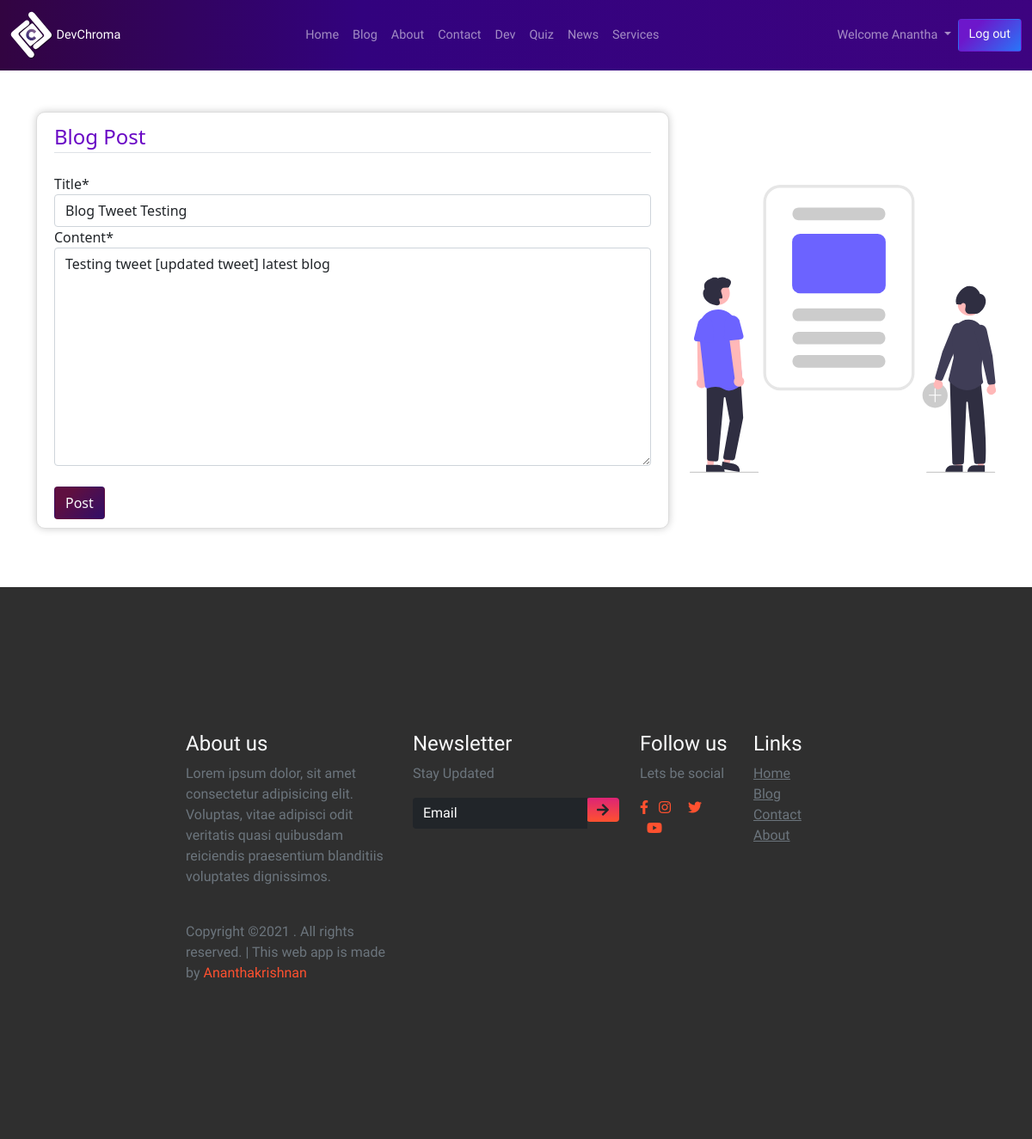
Screenshot of /blog/blog/post/29/update/ (signed in) with the database file from the repository.
### blog/models.py (models this page shows, shortened)
class Post(models.Model):
    title = models.CharField(max_length=100)
    content = models.TextField()
    date_posted = models.DateTimeField(default=timezone.now)
    author = models.ForeignKey(User , on_delete=models.CASCADE)

### blog/views.py (the view, shortened to what this page needs)
# urls.py: path('blog/post/<int:pk>/update/',PostUpdateView.as_view(),name="post-update"),
class PostUpdateView(LoginRequiredMixin,UserPassesTestMixin, UpdateView):
    login_url = '/login'
    redirect_field_name = 'handleLogin'
    model = Post
    fields = ['title', 'content']
    def test_func(self):
        post = self.get_object()
        if self.request.user == post.author:
            return True
        return False

### templates/blog/post_form.html (shortened to what this page needs)
{% extends 'base1.html' %}
{% load crispy_forms_tags %}
{% load static %}
{% block body %}
<br><br>
<main role="main" class="container">
  <div class="row">
    <div class="col-md-8">
        <div class="content-section">
        <form method="POST">
            <fieldset class="form-group">
                <legend class="border-bottom mb-4 blogpostheading">Blog Post</legend>
                {{ form|crispy }}
            </fieldset>
            <div class="form-group">
                <button class="btn btn-md btn-outline-primar text-light btn1 mt-4" type="submit">Post</button>
            </div>
        </form>
    </div>
    </div>
    <div class="col-md-4 d-flex flex-column justify-content-center">
     <img  type="image/png" src="{% static 'images/blogpost.svg' %}" alt="contact">
  </div>
</main>
  <br><br>
{% endblock body %}

### templates/base1.html (shortened to what this page needs)
{% load static %}
<!DOCTYPE html>
<html lang="en">
  <head>
    <link href="https://cdn.jsdelivr.net/npm/bootstrap@5.0.1/dist/css/bootstrap.min.css" rel="stylesheet">
    <link
      rel="stylesheet"
      href="https://use.fontawesome.com/releases/v5.7.0/css/all.css"
    />
    <link href="https://unpkg.com/aos@2.3.1/dist/aos.css" rel="stylesheet">
   <link rel="stylesheet" href="https://use.fontawesome.com/releases/v5.15.4/css/all.css">
  <link href="static/assets/css/style.css" rel="stylesheet">
  <link href="static/assets/css/mobile-style.css" rel="stylesheet">
  </head>
  <body>
<nav id="hero1" class="navbar navbar1 sticky-top navbar-expand-lg navbar-dark bg-dark">
  <div class="container-fluid">
    <a class="navbar-brand text-white" href="/">
      <img src=" {% static 'images/logo3.svg' %} " alt="logo" width="50">
      DevChroma</a>
    <div class="collapse navbar-collapse " id="navbarTogglerDemo02">
      <ul class="navbar-nav m-auto mb-2 mb-lg-0">
        <li class="nav-item">
          <a class="nav-link  {% block home %} {% endblock home %}" aria-current="page" href="/">Home</a>
        </li>
         <li class="nav-item  ">
          <a class="nav-link {% block blog %}
          {% endblock blog %}" href="/blog/blog">Blog</a>
        </li>
        <li class="nav-item">
          <a class="nav-link {% block about %}
          {% endblock about %}" href=" {% url 'about' %}">About</a>
        </li>
        <li class="nav-item">
          <a class="nav-link {% block contact %}
          {% endblock contact %}" href="/contact">Contact</a>
        </li>
        <li class="nav-item">
          <a class="nav-link {% block dev %}
          {% endblock dev %}" href="/dev">
             Dev
          </a>
       </li>
        <li class="nav-item">
          <a class="nav-link {% block quiz %}
          {% endblock quiz %}" href="/quiz">
             Quiz
          </a>
       </li>
       <li class="nav-item">
        <a class="nav-link {% block news %}
        {% endblock news %}" href="/news">
           News
        </a>
     </li>
        <li class="nav-item">
          <a class="nav-link {% block services %}
          {% endblock services %}" href="/services">Services</a>
        </li>
      </ul>
      <ul class="navbar-nav ml-auto">
          {% if not request.user.is_authenticated %}
          <div class="d-md-flex justify-content-md-end">
            <a href="/login" class="btn btn-md  text-light "  type="submit" style="background-color: #6e72fc;
            background-image: linear-gradient(315deg, #6e72fc 0%, #ad1deb 74%);";
          ">Log in  </a> &nbsp;
          <a  href="/signup" class="btn btn-md  text-light "  type="submit" style="background-color: #2876f9;
          background-image: linear-gradient(315deg, #2876f9 0%, #6d17cb 74%);";
          ">Sign up </a>
          </div>
           <!--<li class="nav-item dropdown">
            <a class="nav-link dropdown-toggle {% block user %}
            {% endblock user %}" href="#" id="navbarDropdownMenuLink" role="button" data-bs-toggle="dropdown" aria-expanded="false">
              User
            </a>
            <ul class="dropdown-menu" aria-labelledby="navbarDropdownMenuLink">
              <li><a class="dropdown-item" href="/login">Login</a></li>
              <li><a class="dropdown-item" href="/signup">Sign up</a></li>
            </ul>
          </li>-->
          {% else %}
           <li class="nav-item dropdown">
            <a class="nav-link dropdown-toggle
           " href="#" id="navbarDropdownMenuLink" role="button" data-bs-toggle="dropdown" aria-expanded="false">
              Welcome   {{user.first_name}}
            </a>
          </li>
          <div class=" d-md-flex justify-content-md-end">
          <a href="/logout" class="btn btn-md   text-light "  type="submit" style="background-color: #2876f9;
          background-image: linear-gradient(315deg, #2876f9 0%, #6d17cb 74%);";
          ">Log out</a>
          </div>
          {% endif %}
      </ul>
    </div>
  </div>
</nav>
{% block body %}
{% endblock body %}
<footer>
  <div class="container-fluid p-0">
    <div class="row text-left">
      <div class="col-md-4">
        <h4 class="text-light">About us</h4>
          <p class="text-muted">
            Lorem ipsum dolor, sit amet consectetur adipisicing elit. Voluptas, vitae adipisci odit veritatis
            quasi quibusdam reiciendis praesentium blanditiis voluptates dignissimos.
          </p>
          <p class="pt-4 text-muted">
            Copyright ©2021 . All rights reserved. | This web app is made by <span>Ananthakrishnan</span>
          </p>
      </div>
      <div class="col-md-4">
        <h4 class="text-light">Newsletter</h4>
        <p class="text-muted">Stay Updated</p>
        <form  class="form-inline">
          <div class="col-pl-0">
           <div class="input-group pr-5">
              <input type="text" class="form-control bg-dark text-white" placeholder="Email">
              <div class="input-group-prepend">
                <div class="input-group-text">
                  <i class="fas fa-arrow-right"></i>
                </div>
              </div>
           </div>
          </div>
        </form>
      </div>
      <div class="col-md-2 col-sm-12">
        <h4 class="text-light">Follow us</h4>
        <p class="text-muted">Lets be social</p>
        <div class="column">
          <i class="fab fa-facebook-f"></i>
          <i class="fab fa-instagram"></i>
          <i class="fab fa-twitter"></i>
          <i class="fab fa-youtube"></i>
        </div>
      </div>
      <div class="col-md-2">
        <h4 class="text-light">Links</h4>
       <ul class="list-unstyled links text-decoration-none text-small">
        <li><a class="text-muted" href="/">Home</a></li>
        <li><a class="text-muted" href="/blog/blog">Blog</a></li>
        <li><a class="text-muted" href="/contact">Contact</a></li>
        <li><a class="text-muted" href="/about">About</a></li>
      </ul>
      </div>
    </div>
  </div>
</footer>
  </body>
</html>

### static/assets/css/style.css (style rules this page uses)
:root { --Snigle-font: "Sniglet", cursive; --Rubik: "Rubik",cursive; --Patua: "Patua One", cursive; --Lobster: "Lobster", cursive; --light-black: #2e2c2caf; --bggradient: linear-gradient(to bottom, #dd2476 0%, #ff512f ); --light-gray: rgba(255,255,255,0.5); }
#hero1 { background: linear-gradient(90deg, rgb(50, 4, 65) 0%, rgb(50, 2, 126) 35%, rgb(61, 3, 128) 100%); font-family: var(--Snigle-font); }
#hero1 a { font-family: var(--Snigle-font); font-size: 0.9em; }
footer { background: rgba(0, 0, 0, 0.815); overflow-x: hidden; padding: 14vmin 18vmin; font-family: var(--Snigle-font); }
footer p> span { color: #ff512f; }
footer input { border: none !important; }
footer input::placeholder { color: white !important; }
footer .input-group .input-group-text { background: var(--bggradient); border: none; }
footer .column i { color: #ff512f; }
footer .column i+i { padding: 0 0.5em; }
footer .col-md-2 .links { text-decoration: none; }
.content-section { background: #ffffff; padding: 10px 20px; border: 1px solid #dddddd; border-radius: 3px; margin-bottom: 20px; border-radius: 10px; box-shadow: 0px 0px 10px rgba(0, 0, 0,0.2); }

### rows the page displays
Post: title "Blog Tweet Testing", content "Testing tweet [updated tweet] latest blog"

### other values shown
{{ user.first_name }} "Anantha"
